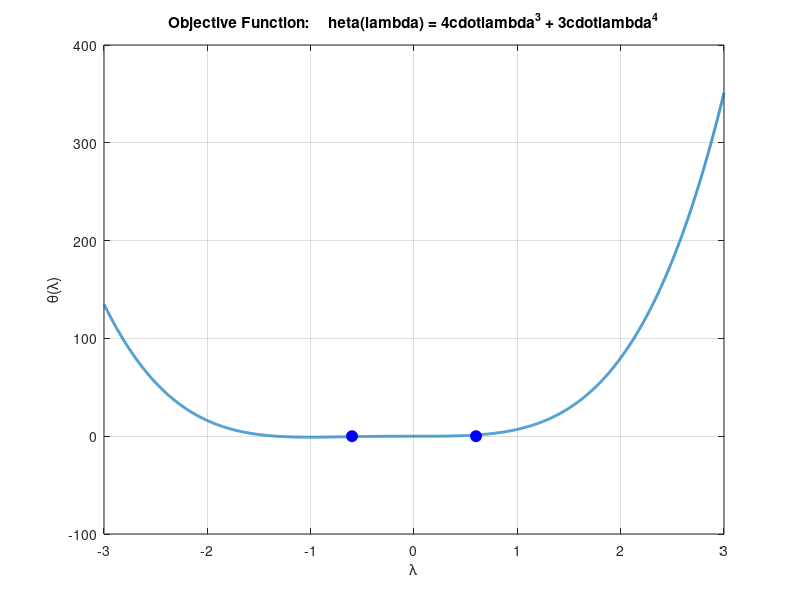

Here is the MATLAB script that generated this plot: (Note: this script raises an error after producing the figure.)
%% Clear workspace
clc; clear all; close all;

%% Define the function to optimze (look for minimum)
%f_t = @(t) 2*(t.^2) + 3*t + 7;
%f_t2 = @(t) 4*(t.^3) - 3*(t.^4);    % if t >= 0
f_t1 = @(t) 4*(t.^3) + 3*(t.^4);    % if t < 0

fd1_t1 = @(t) 12*(t.^2) - 12*(t.^3);
fd2_t1 = @(t) 24*(t) - 36*(t.^2);
paso = 0.001;
t = -3:paso:3;
f = f_t1(t);

% Plot the objective function
fig = figure;
subfigure = subplot(1,1,1);
line1 = plot(t,f,'LineWidth',2); grid on; hold on;
title("Objective Function: \theta(\lambda) = 4\cdot\lambda^3 + 3\cdot\lambda^4");
xlabel("λ"); ylabel("θ(λ)");

%% Newton method

% allowable final length of uncertainty
l = 0.2;
% Termination scalar
epsilon = 0.01;
% starting point
lambda = 0.6;
% interval of uncertainty
interval = [min(lambda,-lambda) max(lambda,-lambda)]; 
% max iters
n = 20;
% plot the interval
line2 = plot(interval,[0 0],'b','Marker','o','MarkerSize',8,'MarkerFaceColor','b','LineStyle','none'); 
%set(subfigure,'NextPlot','replace');
scale = abs(interval(1) - interval(2));
 
% matriz = zeros(n+1,6);
% matriz(1,:) = [1 interval(1) interval(2) lambda f_t(lambda) fd_t(lambda)];

for k = 1:n
    % Calculate new lambda
    new_lambda = lambda - ( (fd1_t1(lambda)) / (fd2_t1(lambda)) );
    if new_lambda < lambda
        interval = [new_lambda lambda]; 
    else
        interval = [lambda new_lambda]; 
    end 

    %matriz(k+1,:) = [k+1 interval(1) interval(2) lambda f_t(lambda) fd_t(lambda)];
    
    % Plot new interval
    pause(1);
    line2.XData = interval;
    new_scale = abs(interval(1) - interval(2));
    % Update scale to keep visual tracking of the interval 
    if new_scale/scale < 0.1 
        hold off;
        t = interval(1)-abs(interval(1))*1.1:paso:interval(2)+abs(interval(2))*1.1;
        f = f_t1(t); 
        line1 = plot(t,f,'LineWidth',2); grid on; hold on;
        line2 = plot(interval,[0 0],'b','Marker','o','MarkerSize',8,'MarkerFaceColor','b','LineStyle','none');  
        scale = new_scale;
    end

    % Just to check, print the length of the interval
    fprintf("%d: The length of the interva is: %f\n",k, interval(2) - interval(1)); 
    
    % Check to Finish
    if abs( new_lambda - lambda ) < epsilon 
        break;
    end
    lambda = new_lambda;
end

fprintf("Answer: The optimal value is %f\n",new_lambda);

t_opt = new_lambda;
plot(t_opt,f_t1(t_opt),'r','Marker','o','MarkerSize',8,'MarkerFaceColor','r');